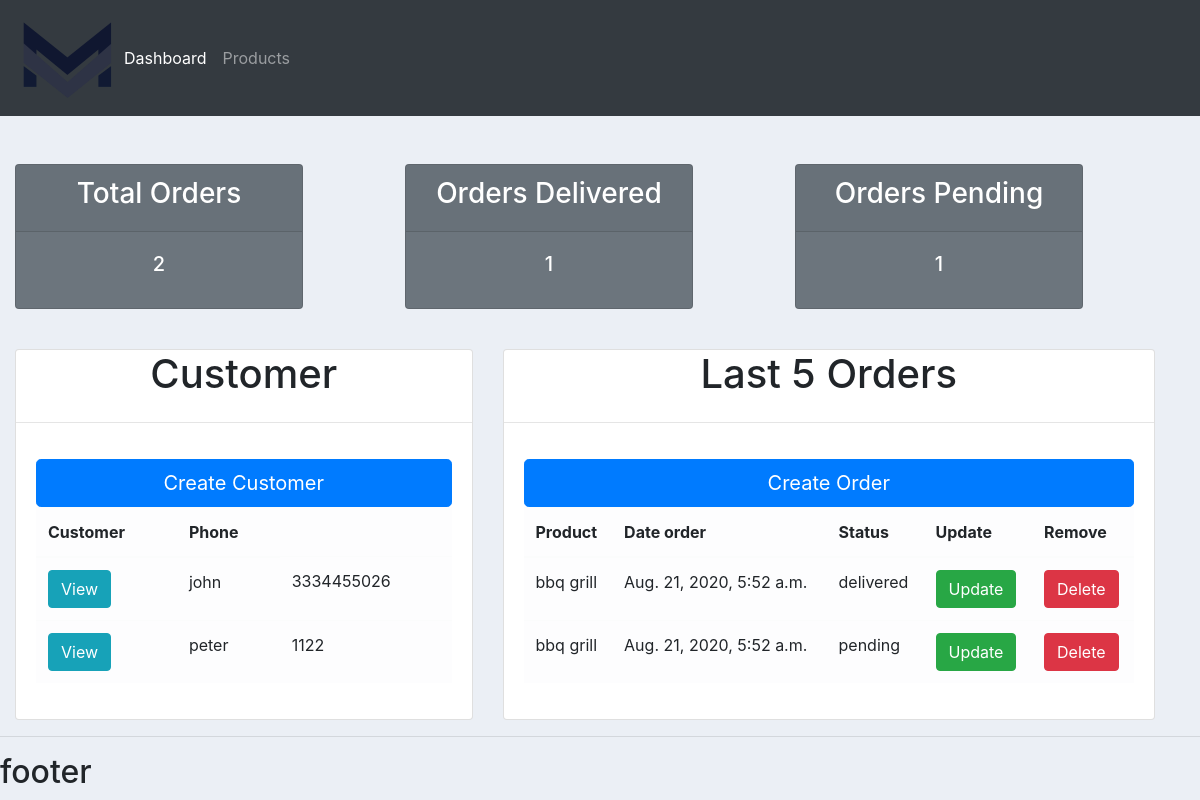
The page / on the database its author committed.
### accounts/models.py (models this page shows, shortened)
class Customer(models.Model):
	name=models.CharField(max_length=200,null=True)
	phone=models.CharField(max_length=200,null=True)
	email=models.CharField(max_length=200,null=True)
	date_created=models.DateTimeField(auto_now_add=True,null=True)

class Order(models.Model):
	STATUS=(
		('pending','pending',),
		('out for delivery','out for delivery'),
		('delivered','delivered')
		)
	customer=models.ForeignKey(Customer,null=True,on_delete=models.SET_NULL)
	product=models.ForeignKey(Product,null=True,on_delete=models.SET_NULL)
	day_created=models.DateTimeField(auto_now_add=True,null=True)
	status=models.CharField(max_length=200,null=True,choices=STATUS)

class Product(models.Model):
	CATEGORY=(
		('indoor','indoor'),
		('outdoor','outdoor')
		)
	name=models.CharField(max_length=200,null=True)
	price=models.FloatField(null=True)
	category=models.CharField(max_length=200,null=True,choices=CATEGORY)
	description=models.CharField(max_length=200,null=True)
	day_created=models.DateTimeField(auto_now_add=True,null=True)
	tags=models.ManyToManyField(Tag)
	def __str__(self):
		return self.name

### accounts/views.py (the view)
# urls.py: path('',views.home,name='home'),
def home(request):
	orders=Order.objects.all()
	customers=Customer.objects.all()
	total_cus=customers.count()
	total_or=orders.count()
	Delivered=orders.filter(status='delivered').count()
	Pending=orders.filter(status='pending').count()
	data={'orders':orders,'customers':customers,'total_cus':total_cus,"total_or":total_or,
	'Delivered':Delivered,'Pending':Pending}
	return render(request,'accounts/dashboard.html',data)

### accounts/templates/accounts/dashboard.html
{% extends 'accounts/main.html'%}
{% block content %}
<br>
{% include 'accounts/stats.html' %}
<br>
<div class="row">
		<div class="col-md-5">
			<div  class="card">
				<h1 style="text-align: center;">Customer</h1>
				<hr>
				<div class="card-body">
					<a type="button" class="btn btn-primary btn-lg btn-block">Create Customer</a>
					<table class="table table-light">
						<thead>
							<tr>
								<th scope="col">Customer</th>
								<th scope="col">Phone</th>
							</tr>
						</thead>
						<tbody>
							{% for i in customers %}
							<tr>
								<td><a type="button" class="btn btn-info"href="{% url 'customer' i.id %}">View</a></td>
								<td>{{i.name}}</td>
								<td>{{i.phone}}</td>
							</tr>
							{% endfor %}
						</tbody>
					</table>
				</div>
			</div>
	</div>
	<div class="col-md-7 ">
			<div  class="card">
				<h1 style="text-align: center;">Last 5 Orders</h1>
				<hr>
				<div class="card-body">
					<a type="button" class="btn btn-primary btn-lg btn-block" href="{% url 'create_order'%}">Create Order</a>
					<table class="table table-light">
						<thead>
							<tr>
								<th scope="col">Product</th>
								<th scope="col">Date order</th>
								<th scope="col">Status</th>
								<th scope="col">Update</th>
								<th scope="col">Remove</th>
							</tr>
						</thead>
						<tbody>
							{% for i in orders %}
							<tr>
								<td>{{i.product}}</td>
								<td>{{i.day_created}}</td>
								<td>{{i.status}}</td>
								<td><a type="button" class="btn btn-success" href="{% url 'update_order' i.id%}">Update</a></td>
								<td><a type="button" class="btn btn-danger" href="{% url 'delete_order' i.id %}">Delete</a></td>
							</tr>
							{% endfor %}
						</tbody>
					</table>
				</div>
		</div>
	</div>
</div>
{% endblock %}

### accounts/templates/accounts/main.html (shortened to what this page needs)
{% load static %}
<!DOCTYPE html>
<html>
<head>
	<link rel="stylesheet" href="https://stackpath.bootstrapcdn.com/bootstrap/4.5.2/css/bootstrap.min.css">
	<link rel="stylesheet" type="text/css" href="{% static '/css/main.css' %}">
</head>
<body>
	{% include 'accounts/navbar.html' %}
	<div class="container-fluid">
	{% block content %}
	{% endblock %}
	</div>
	<hr>
	<h2>footer</h2>
</body>
</html>

### accounts/templates/accounts/navbar.html (shortened to what this page needs)
{%load static%}
<nav class="navbar navbar-expand-lg navbar-dark bg-dark">
  <a href="{%url 'home'%}">
    <img src="{% static 'images/new.png' %}">
  </a>
  <div class="collapse navbar-collapse" id="navbarNav">
    <ul class="navbar-nav">
      <li class="nav-item active">
        <a class="nav-link" href="{%url 'home'%}">Dashboard <span class="sr-only">(current)</span></a>
      </li>
      <li class="nav-item">
        <a class="nav-link" href="{%url 'product'%}">Products</a>
      </li>
    </ul>
  </div>
</nav>

### accounts/templates/accounts/stats.html
<br>
<div class="row">
		<div class="col-md-4">
			<div class="card text-white bg-secondary mb-3" style="max-width: 18rem;">
				<div style='text-align: center'class="card-header"><h3>Total Orders</h3></div>
				<div class="card-body">
					<h5 style="text-align: center"class="card-title">{{total_or}}</h5>
				</div>
			</div>
		</div>
		<div class="col-md-4">
			<div class="card text-white bg-secondary mb-3" style="max-width: 18rem;">
				<div style='text-align: center'class="card-header"><h3>Orders Delivered</h3></div>
				<div class="card-body">
					<h5 style="text-align: center"class="card-title">{{Delivered}}</h5>
				</div>
			</div>
		</div>
		<div class="col-md-4">
			<div class="card text-white bg-secondary mb-3" style="max-width: 18rem;">
				<div style='text-align: center'class="card-header"><h3>Orders Pending</h3></div>
				<div class="card-body">
					<h5 style="text-align: center"class="card-title">{{Pending}}</h5>
				</div>
			</div>
		</div>
</div>

### static/css/main.css (style rules this page uses)
.row { width: 100%; }
body { background-color:#ebeff5; }

### rows shown on the page
Customer: name "john", phone "3334455026"
Customer: name "peter", phone "1122"
Order: product "bbq grill", day_created "Aug. 21, 2020, 5:52 a.m.", status "delivered"
Order: product "bbq grill", day_created "Aug. 21, 2020, 5:52 a.m.", status "pending"

### other values the page prints
{{ total_or }} "2"
{{ Delivered }} "1"
{{ Pending }} "1"
